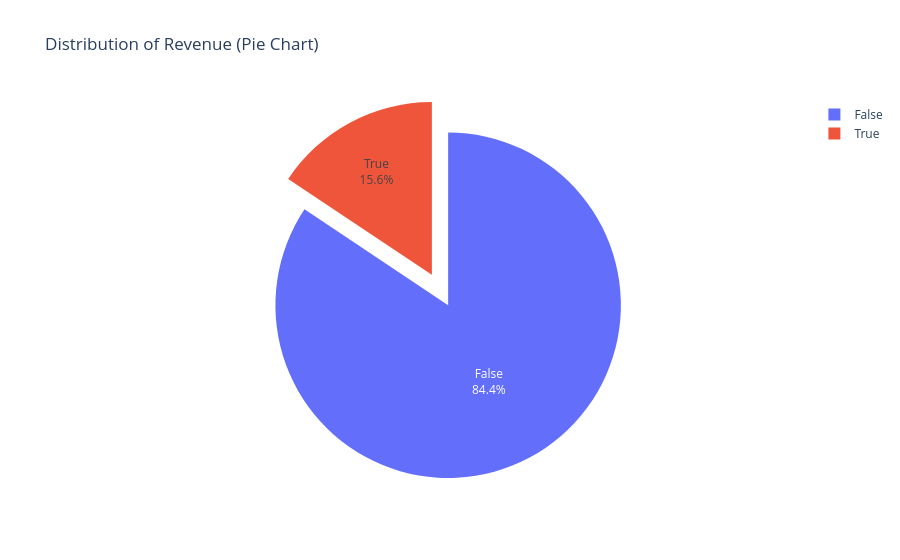

The cell this chart's notebook holds for it:
### Markdown cell above
## Distribution of Revenue (Pie Chart)
This pie chart shows the proportion of website sessions that resulted in revenue (a purchase) versus those that did not. The majority of sessions end without a transaction, while only a small portion lead to a purchase.

### Code cell
rev_counts = df_cleaned["Revenue"].map({True: "True", False: "False"}).value_counts().reset_index()
rev_counts.columns = ["Revenue", "Count"]

fig = px.pie(
    rev_counts,
    names="Revenue",
    values="Count",
    title="Distribution of Revenue (Pie Chart)"
)

fig.update_traces(textinfo='percent+label',pull=[0.1, 0.1] )

fig.show()

### Figure 1 — Plotly figure (JSON) as saved in the notebook; plotly's stock layout.template omitted (floating-point values rounded to 4 significant figures)
{"data": [{"domain": {"x": [0, 1], "y": [0, 1]}, "hovertemplate": "Revenue=%{label}<br>Count=%{value}<extra></extra>", "labels": ["False", "True"], "legendgroup": "", "name": "", "pull": [0.1, 0.1], "showlegend": true, "textinfo": "percent+label", "type": "pie", "values": [10297, 1908]}], "layout": {"legend": {"tracegroupgap": 0}, "title": {"text": "Distribution of Revenue (Pie Chart)"}}}
